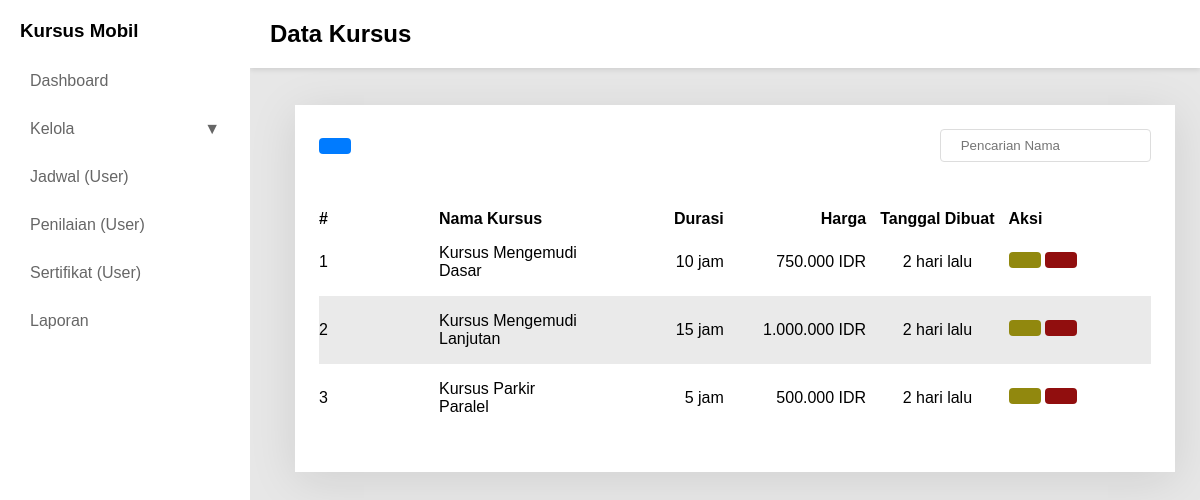
Screenshot of /courses/index.php with the database file from the repository.
### tables this page shows
CREATE TABLE courses (
    id INT AUTO_INCREMENT PRIMARY KEY,
    name VARCHAR(100) NOT NULL,
    duration INT NOT NULL,  
    description TEXT,
    price DECIMAL(10, 2) NOT NULL,
    created_at TIMESTAMP DEFAULT CURRENT_TIMESTAMP
);

### components/time_ago.php (called while the page is built, shortened)
<?php
function timeAgo(string $datetime): string {
    $timestamp = strtotime($datetime);
    $diff = time() - $timestamp;
    $units = [
        31536000 => 'tahun',
        2592000  => 'bulan',
        604800   => 'minggu',
        86400    => 'hari',
        3600     => 'jam',
        60       => 'menit',
        1        => 'detik'
    ];
    foreach ($units as $seconds => $label) {
        $value = floor($diff / $seconds);
        if ($value >= 1) {
            return "$value $label lalu";
        }
    }
    return 'baru saja';
}

### courses/index.php (the view, shortened to what this page needs)
<!DOCTYPE html>
<html lang="en">
<head>
  <link rel="stylesheet" href="../assets/css/style.css" />
</head>
<body>
  <div class="content">
    <div class="content-body">
      <div class="container">
        <div action="" class="inputBx">
          <button class="btn primary" onclick="openModal('createModal')"><ion-icon name="add"></ion-icon></button>
          <input type="text" id="searchInput" placeholder=" Pencarian Nama">
        </div>
        <div class="dataTable">
          <table id="dataTable">
            <thead>
              <tr>
                <th width="120">#</th>
                <th>Nama Kursus</th>
                <th style="text-align: right; width:max-content">Durasi</th>
                <th style="text-align: right;">Harga</th>
                <th style="text-align: center;">Tanggal Dibuat</th>
                <th>Aksi</th>
              </tr>
            </thead>
            <?php
            include_once("../database/connect.php");
            $Courses = mysqli_query($connect, "SELECT * FROM Courses ORDER BY created_at DESC");
            ?>
            <tbody>
              <?php while ($course = mysqli_fetch_object($Courses)): ?>
                <tr>
                  <td><?= $course->id ?></td>
                  <td style="text-transform: capitalize; width:100%"><?= $course->name ?></td>
                  <td style="text-align: right;"><?= $course->duration ?> jam</td>
                  <td style="text-transform: uppercase; text-align: right;"><?= number_format($course->price, 0, ".", ".") ?> IDR</td>
                  <td style="text-align: center;"><?= timeAgo($course->created_at) ?></td>
                  <td>
                    <a href="?edit=<?= $course->id ?>" class="btn warning"><ion-icon name="create-outline"></ion-icon></a>
                    <a href="?delete=<?= $course->id ?>" class="btn danger" onclick="return confirm('Yakin hapus?')"><ion-icon name="trash-bin-outline"></ion-icon></a>
                  </td>
                </tr>
              <?php endwhile ?>
            </tbody>
          </table>
        </div>
      </div>
    </div>
  </div>
</body>
</html>

### assets/css/style.css (style rules this page uses)
* { margin: 0; padding: 0; box-sizing: border-box; font-family: "Inter Tight", sans-serif; }
a { display: inline-block; text-decoration: none; }
button { outline: none; border: none; display: flex; align-items: center; }
body { display: flex; flex-direction: row; background: #e7e7e7; }
.content { position: relative; margin-left: 270px; padding: 25px; width: calc(100% - 270px); transition: margin-left 0.3s; }
.content-body { margin-top: 80px; background: #fff; padding: 24px; box-shadow: 0px 8px 45px rgba(0, 0, 0, 0.1); }
.inputBx { width: 100%; display: flex; justify-content: space-between; align-items: center; margin-bottom: 48px; }
.btn { padding: 8px 16px; border-radius: 4px; transition: 0.5s; }
.primary { background: #007bff; color: #fff; }
.warning { background: #91880e; color: #fff; }
.danger { background: #910e0e; color: #fff; }
input { border: 1px solid #ddd; outline: none; padding: 8px 16px; border-radius: 4px; }
.dataTable { display: flex; }
table { width: 100%; border-collapse: collapse; table-layout: fixed; }
tr { text-align: left; }
td { padding: 16px 0; }
thead { padding: 16px; }
tr:nth-child(even) { background: #eaeaea; }
.dataTable { margin: 16px 0; position: relative; width: 100%; border-radius: 8px; }

### rows the page displays
courses: id "1", name "Kursus Mengemudi Dasar", duration "10", price "750.000", created_at "2 hari lalu"
courses: id "2", name "Kursus Mengemudi Lanjutan", duration "15", price "1.000.000", created_at "2 hari lalu"
courses: id "3", name "Kursus Parkir Paralel", duration "5", price "500.000", created_at "2 hari lalu"

### other values shown
$title "Data Kursus"
